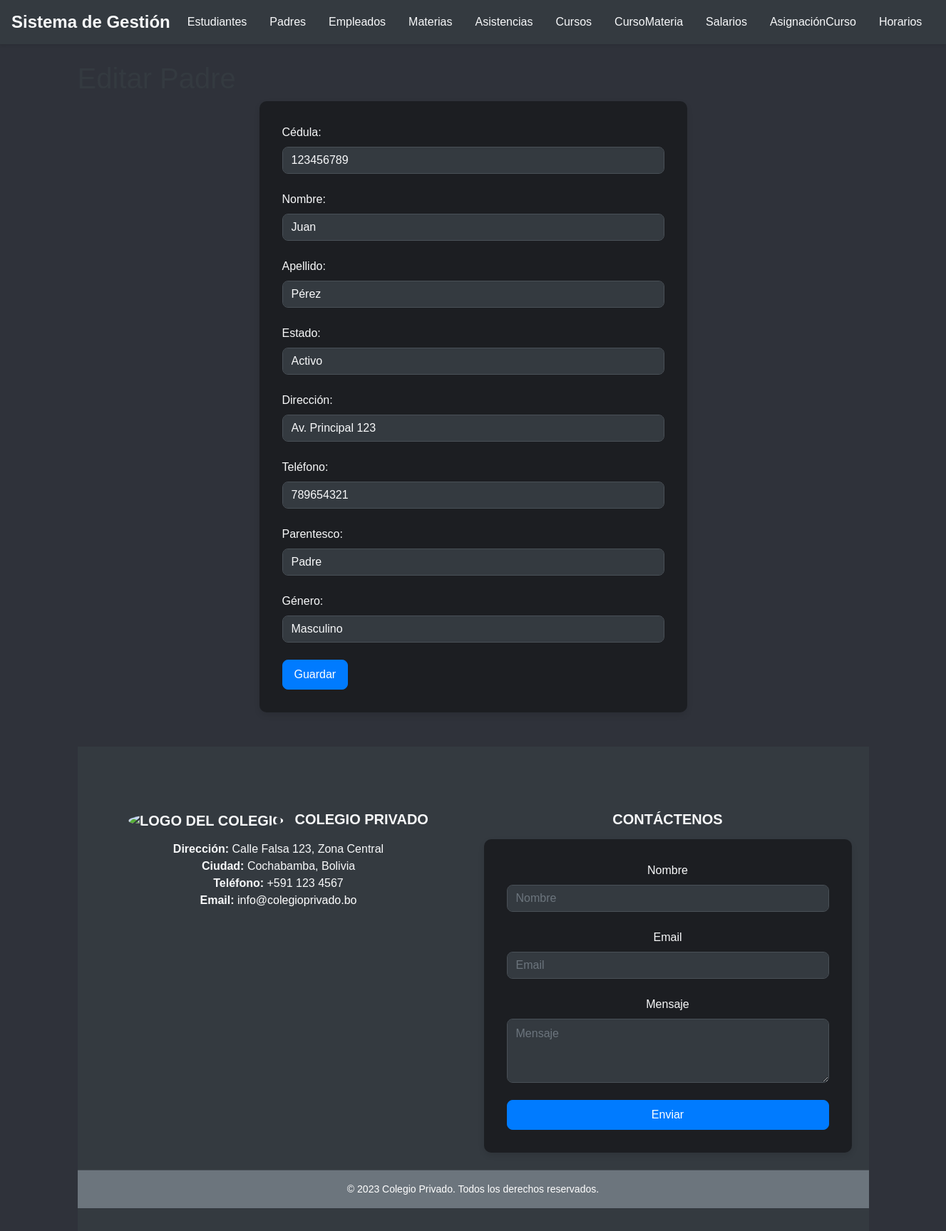
Page /padre/editar.php?id=1 on the committed database.
### tables this page shows
CREATE TABLE PADRE
(
    codPadre   INT AUTO_INCREMENT,
    cedulaId   VARCHAR(15) NOT NULL,
    nombre     VARCHAR(45) NOT NULL,
    apellido   VARCHAR(45) NOT NULL,
    estado     VARCHAR(45),
    direccion  VARCHAR(100),
    telefono   VARCHAR(15),
    parentesco VARCHAR(45),
    genero     VARCHAR(45),
    CONSTRAINT PK_PADRE PRIMARY KEY (codPadre)
);

### padre/editar.php (the view, shortened to what this page needs)
<?php
include '../conexion.php';
if ($_SERVER["REQUEST_METHOD"] == "POST") {
    $codPadre = $_POST["codPadre"];
    $cedulaId = $_POST["cedulaId"];
    $nombre = $_POST["nombre"];
    $apellido = $_POST["apellido"];
    $estado = $_POST["estado"];
    $direccion = $_POST["direccion"];
    $telefono = $_POST["telefono"];
    $parentesco = $_POST["parentesco"];
    $genero = $_POST["genero"];
    $sql = "UPDATE PADRE SET cedulaId=?, nombre=?, apellido=?, estado=?, direccion=?, telefono=?, parentesco=?, genero=? WHERE codPadre=?";
    $stmt = $conexion->prepare($sql);
    $stmt->bind_param("ssssssssi", $cedulaId, $nombre, $apellido, $estado, $direccion, $telefono, $parentesco, $genero, $codPadre);
    if ($stmt->execute()) {
        echo "Padre actualizado correctamente";
        header("Location: index.php");
        exit();
    } else {
        echo "Error al actualizar el padre: " . $conexion->error;
    }
    $stmt->close();
    $conexion->close();
} else {
    $codPadre = $_GET["id"];
    $sql = "SELECT * FROM PADRE WHERE codPadre=?";
    $stmt = $conexion->prepare($sql);
    $stmt->bind_param("i", $codPadre);
    $stmt->execute();
    $result = $stmt->get_result();
    $row = $result->fetch_assoc();
}
include '../header.php';
?>
<h1>Editar Padre</h1>
<form method="post" action="<?php echo htmlspecialchars($_SERVER["PHP_SELF"]);?>">
    <div class="form-group">
        <label for="cedulaId">Cédula:</label>
        <input type="text" class="form-control" id="cedulaId" name="cedulaId" value="<?php echo $row["cedulaId"];?>" required>
    </div>
    <div class="form-group">
        <label for="nombre">Nombre:</label>
        <input type="text" class="form-control" id="nombre" name="nombre" value="<?php echo $row["nombre"];?>" required>
    </div>
    <div class="form-group">
        <label for="apellido">Apellido:</label>
        <input type="text" class="form-control" id="apellido" name="apellido" value="<?php echo $row["apellido"];?>" required>
    </div>
    <div class="form-group">
        <label for="estado">Estado:</label>
        <input type="text" class="form-control" id="estado" name="estado" value="<?php echo $row["estado"];?>">
    </div>
    <div class="form-group">
        <label for="direccion">Dirección:</label>
        <input type="text" class="form-control" id="direccion" name="direccion" value="<?php echo $row["direccion"];?>">
    </div>
    <div class="form-group">
        <label for="telefono">Teléfono:</label>
        <input type="text" class="form-control" id="telefono" name="telefono" value="<?php echo $row["telefono"];?>">
    </div>
    <div class="form-group">
        <label for="parentesco">Parentesco:</label>
        <input type="text" class="form-control" id="parentesco" name="parentesco" value="<?php echo $row["parentesco"];?>">
    </div>
    <div class="form-group">
        <label for="genero">Género:</label>
        <input type="text" class="form-control" id="genero" name="genero" value="<?php echo $row["genero"];?>">
    </div>
    <button type="submit" class="btn btn-primary">Guardar</button>
</form>
<?php
include '../footer.php';
?>

### css/styles.css (style rules this page uses)
body { font-family: Arial, sans-serif; margin: 0; background-color: #2f323a; }
h1 { color: #343a40; }
form { width: 100%; max-width: 600px; margin: auto; background-color: #1c1e22; padding: 2rem; border-radius: 10px; box-shadow: 0 4px 8px rgba(0, 0, 0, 0.1); color: #f8f9fa; }
.form-group { margin-bottom: 1.5rem; }
.form-control { display: block; width: 100%; padding: 0.5rem 0.75rem; font-size: 1rem; line-height: 1.5; color: #f8f9fa; background-color: #343a40; background-clip: padding-box; border: 1px solid #495057; border-radius: 0.5rem; transition: border-color 0.15s ease-in-out, box-shadow 0.15s ease-in-out; }
.btn-primary { color: #fff; background-color: #007bff; border-color: #007bff; padding: 0.5rem 1rem; border-radius: 0.5rem; transition: background-color 0.3s ease-in-out, border-color 0.3s ease-in-out; }

### rows in the picture
padre: cedulaId "123456789", nombre "Juan", apellido "Pérez", estado "Activo", direccion "Av. Principal 123", telefono "789654321", parentesco "Padre", genero "Masculino"
